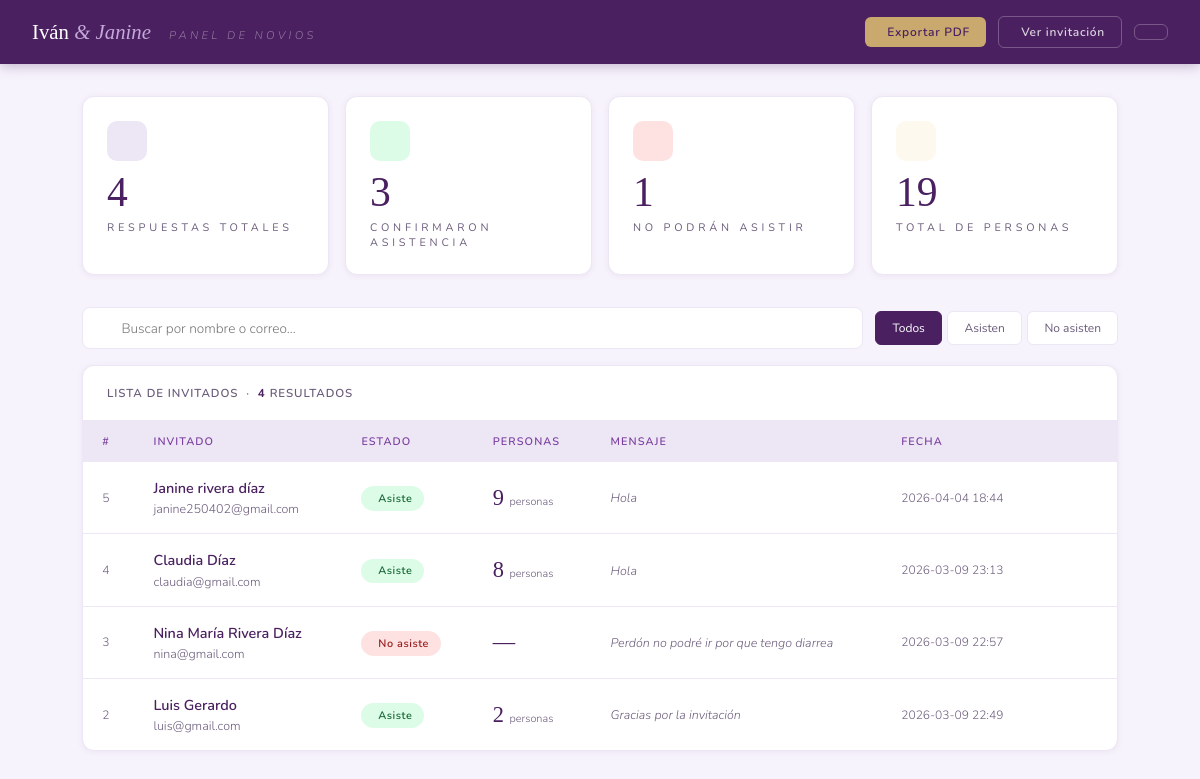
Page /novios (signed in) on the committed database.
### tables this page shows
CREATE TABLE rsvp (
                id          INTEGER PRIMARY KEY AUTOINCREMENT,
                name        TEXT    NOT NULL,
                email       TEXT    NOT NULL UNIQUE,
                attending   INTEGER NOT NULL DEFAULT 1,
                guests      INTEGER NOT NULL DEFAULT 1,
                message     TEXT,
                created_at  TEXT    DEFAULT (datetime('now','localtime'))
            );

### app.py (the view)
@app.route("/novios")
@login_required
def admin_dashboard():
    db    = get_db()
    q     = request.args.get("q", "").strip()
    filt  = request.args.get("filter", "all")
    query = "SELECT * FROM rsvp"
    params = []
    conditions = []
    if q:
        conditions.append("(name LIKE ? OR email LIKE ?)")
        params += [f"%{q}%", f"%{q}%"]
    if filt == "attending":
        conditions.append("attending=1")
    elif filt == "not_attending":
        conditions.append("attending=0")
    if conditions:
        query += " WHERE " + " AND ".join(conditions)
    query += " ORDER BY created_at DESC"
    rows  = db.execute(query, params).fetchall()
    stats = get_stats(db)
    return render_template("admin.html", wedding=WEDDING,
                           guests=rows, stats=stats, q=q, filter=filt)

### app.py (called while the page is built)
def get_db():
    if "db" not in g:
        g.db = sqlite3.connect(DB_PATH, detect_types=sqlite3.PARSE_DECLTYPES)
        g.db.row_factory = sqlite3.Row
    return g.db

def login_required(f):
    @wraps(f)
    def decorated(*args, **kwargs):
        if not session.get("logged_in"):
            return redirect(url_for("admin_login"))
        return f(*args, **kwargs)
    return decorated

def get_stats(db):
    total       = db.execute("SELECT COUNT(*) FROM rsvp").fetchone()[0]
    row         = db.execute("SELECT COUNT(*), COALESCE(SUM(guests),0) FROM rsvp WHERE attending=1").fetchone()
    attending   = row[0]
    total_pax   = row[1]
    not_att     = db.execute("SELECT COUNT(*) FROM rsvp WHERE attending=0").fetchone()[0]
    return {"total": total, "attending": attending,
            "not_attending": not_att, "total_guests": total_pax}

### templates/admin.html (shortened to what this page needs)
<!DOCTYPE html>
<html lang="es">
<head>
  <link rel="stylesheet" href="https://unpkg.com/primeflex@3.3.1/primeflex.min.css"/>
  <link rel="stylesheet" href="https://unpkg.com/primeicons/primeicons.css"/>
</head>
<body>
<header class="topbar">
  <div class="topbar-brand">
    {{ wedding.bride }} <span>&amp; {{ wedding.groom }}</span>
    <span style="font-size:.7rem;letter-spacing:.3em;color:rgba(255,255,255,.4);
                 text-transform:uppercase;margin-left:.8rem;font-family:'Nunito',sans-serif;">
      Panel de novios
    </span>
  </div>
  <div class="topbar-actions">
    <a href="/novios/export" class="tb-btn tb-btn-gold">
      <span class="hide-mobile">Exportar PDF</span>
    </a>
    <a href="/" class="tb-btn tb-btn-outline" target="_blank">
      <span class="hide-mobile">Ver invitación</span>
    </a>
    <a href="/novios/logout" class="tb-btn tb-btn-outline">
    </a>
  </div>
</header>
<main class="main">
  <div class="stats-grid">
    <div class="stat-card">
      <div class="stat-icon" style="background:#EDE6F4;">
      </div>
      <div class="stat-value">{{ stats.total }}</div>
      <div class="stat-label">Respuestas totales</div>
    </div>
    <div class="stat-card">
      <div class="stat-icon" style="background:#dcfce7;">
      </div>
      <div class="stat-value">{{ stats.attending }}</div>
      <div class="stat-label">Confirmaron asistencia</div>
    </div>
    <div class="stat-card">
      <div class="stat-icon" style="background:#fee2e2;">
      </div>
      <div class="stat-value">{{ stats.not_attending }}</div>
      <div class="stat-label">No podrán asistir</div>
    </div>
    <div class="stat-card">
      <div class="stat-icon" style="background:#fef9ee;">
      </div>
      <div class="stat-value">{{ stats.total_guests }}</div>
      <div class="stat-label">Total de personas</div>
    </div>
  </div>
  <form method="GET" action="/novios" id="filter-form">
    <div class="table-toolbar">
      <div class="search-wrap">
        <input class="p-inputtext" type="text" name="q"
               value="{{ q }}" placeholder="Buscar por nombre o correo…"
               oninput="document.getElementById('filter-form').submit()"/>
      </div>
      <div class="filter-btns">
        <a href="/novios?filter=all{% if q %}&q={{ q }}{% endif %}"
           class="filter-btn {% if filter == 'all' %}active{% endif %}">
          Todos
        </a>
        <a href="/novios?filter=attending{% if q %}&q={{ q }}{% endif %}"
           class="filter-btn {% if filter == 'attending' %}active{% endif %}">
           Asisten
        </a>
        <a href="/novios?filter=not_attending{% if q %}&q={{ q }}{% endif %}"
           class="filter-btn {% if filter == 'not_attending' %}active{% endif %}">
           No asisten
        </a>
      </div>
    </div>
  </form>
  <div class="p-datatable">
    <div class="p-datatable-header">
      Lista de invitados &nbsp;·&nbsp;
      <span style="color:var(--plum); font-weight:700;">{{ guests|length }}</span>
      resultado{{ 's' if guests|length != 1 else '' }}
    </div>
    {% if guests %}
    <table>
      <thead>
        <tr>
          <th>#</th>
          <th>Invitado</th>
          <th>Estado</th>
          <th>Personas</th>
          <th class="hide-mobile">Mensaje</th>
          <th class="hide-mobile">Fecha</th>
          <th></th>
        </tr>
      </thead>
      <tbody>
        {% for g in guests %}
        <tr id="row-{{ g.id }}">
          <td style="color:var(--subtle); font-size:.75rem;">{{ g.id }}</td>
          <td>
            <div class="guest-name">{{ g.name }}</div>
            <div class="guest-email">{{ g.email }}</div>
          </td>
          <td>
            {% if g.attending %}
            <span class="p-tag p-tag-success">
               Asiste
            </span>
            {% else %}
            <span class="p-tag p-tag-danger">
               No asiste
            </span>
            {% endif %}
          </td>
          <td>
            <span style="font-family:'Cormorant Garamond',serif; font-size:1.4rem;
                         font-weight:300; color:var(--plum);">
              {{ g.guests if g.attending else '—' }}
            </span>
            {% if g.attending %}
            <span style="font-size:.68rem; color:var(--subtle);">
              persona{{ 's' if g.guests != 1 else '' }}
            </span>
            {% endif %}
          </td>
          <td class="hide-mobile">
            <span class="guest-msg" title="{{ g.message or '' }}">
              {{ g.message or '—' }}
            </span>
          </td>
          <td class="hide-mobile" style="font-size:.75rem; color:var(--subtle);">
            {{ g.created_at[:16] if g.created_at else '—' }}
          </td>
          <td>
            <button class="delete-btn"
                    data-id="{{ g.id }}"
                    data-name="{{ g.name | e }}"
                    onclick="confirmDelete(this)"
                    title="Eliminar">
            </button>
          </td>
        </tr>
        {% endfor %}
      </tbody>
    </table>
    {% else %}
    <div class="empty-state">
      <i class="pi pi-inbox"></i>
      <p>No hay invitados que coincidan con tu búsqueda.</p>
    </div>
    {% endif %}
  </div>
</main>
</body>
</html>

### rows in the picture
rsvp: id "5", name "Janine rivera díaz", email "janine250402@gmail.com", shows "Asiste", attending+guests "9", guests "s", message "Hola", created_at "2026-04-04 18:44"
rsvp: id "4", name "Claudia Díaz", email "claudia@gmail.com", shows "Asiste", attending+guests "8", guests "s", message "Hola", created_at "2026-03-09 23:13"
rsvp: id "3", name "Nina María Rivera Díaz", email "nina@gmail.com", shows "No asiste", attending "—", message "Perdón no podré ir por que tengo diarrea", created_at "2026-03-09 22:57"
rsvp: id "2", name "Luis Gerardo", email "luis@gmail.com", shows "Asiste", attending+guests "2", guests "s", message "Gracias por la invitación", created_at "2026-03-09 22:49"

### other values in the picture
{{ wedding.bride }} "Iván"
{{ wedding.groom }} "Janine"
{{ stats.total }} "4"
{{ stats.attending }} "3"
{{ stats.not_attending }} "1"
{{ stats.total_guests }} "19"
{{ guests|length }} "4"
{{ 's' if guests|length != 1 else '' }} "S"
